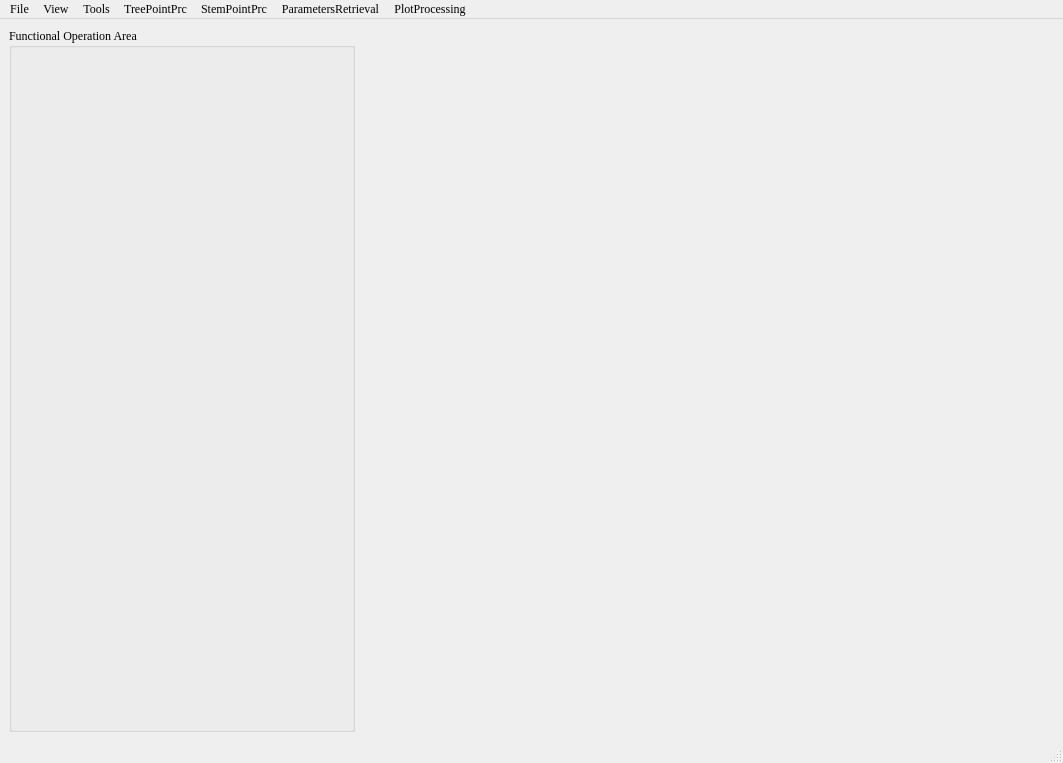
<?xml version="1.0" encoding="UTF-8"?>
<ui version="4.0">
 <class>TreePclQtGuiClass</class>
 <widget class="QMainWindow" name="TreePclQtGuiClass">
  <property name="geometry">
   <rect>
    <x>0</x>
    <y>0</y>
    <width>1063</width>
    <height>763</height>
   </rect>
  </property>
  <property name="minimumSize">
   <size>
    <width>0</width>
    <height>0</height>
   </size>
  </property>
  <property name="maximumSize">
   <size>
    <width>16777215</width>
    <height>16777215</height>
   </size>
  </property>
  <property name="font">
   <font>
    <family>Times New Roman</family>
   </font>
  </property>
  <property name="acceptDrops">
   <bool>true</bool>
  </property>
  <property name="windowTitle">
   <string>Tree</string>
  </property>
  <property name="windowIcon">
   <iconset>
    <normaloff>../../tree.ico</normaloff>../../tree.ico</iconset>
  </property>
  <widget class="QWidget" name="centralwidget">
   <layout class="QHBoxLayout" name="horizontalLayout" stretch="2,4">
    <item>
     <widget class="QGroupBox" name="groupBox">
      <property name="minimumSize">
       <size>
        <width>0</width>
        <height>700</height>
       </size>
      </property>
      <property name="maximumSize">
       <size>
        <width>350</width>
        <height>16777215</height>
       </size>
      </property>
      <property name="font">
       <font>
        <family>Times New Roman</family>
        <pointsize>9</pointsize>
       </font>
      </property>
      <property name="title">
       <string>Functional Operation Area</string>
      </property>
     </widget>
    </item>
    <item>
     <widget class="QVTKWidget" name="qvtkWidget" native="true">
      <property name="maximumSize">
       <size>
        <width>16777214</width>
        <height>16777214</height>
       </size>
      </property>
      <property name="mouseTracking">
       <bool>false</bool>
      </property>
      <property name="acceptDrops">
       <bool>true</bool>
      </property>
     </widget>
    </item>
   </layout>
  </widget>
  <widget class="QMenuBar" name="menuBar">
   <property name="geometry">
    <rect>
     <x>0</x>
     <y>0</y>
     <width>1063</width>
     <height>23</height>
    </rect>
   </property>
   <widget class="QMenu" name="menuFile">
    <property name="title">
     <string>File</string>
    </property>
    <addaction name="actionOpen_File"/>
    <addaction name="actionReload"/>
    <addaction name="separator"/>
    <addaction name="actionSave_Point_Cloud"/>
    <addaction name="actionSave_as"/>
    <addaction name="actionSave_Surface"/>
    <addaction name="separator"/>
    <addaction name="actionInsert_And_Move"/>
   </widget>
   <widget class="QMenu" name="menuTreePointPrc">
    <property name="title">
     <string>TreePointPrc</string>
    </property>
    <widget class="QMenu" name="menuBranches_Removal">
     <property name="title">
      <string>Branches Removal</string>
     </property>
     <addaction name="actionBranchesRemovalByTangentPlane"/>
     <addaction name="actionTangent_Plane_And_Stem_Axis_Curve"/>
     <addaction name="action_BranchesRemovalClusterAndCurvature"/>
    </widget>
    <addaction name="actionTreeStubRemove"/>
    <addaction name="separator"/>
    <addaction name="menuBranches_Removal"/>
    <addaction name="actionSlice_DBScan"/>
   </widget>
   <widget class="QMenu" name="menuStemPointPrc">
    <property name="title">
     <string>StemPointPrc</string>
    </property>
    <widget class="QMenu" name="menuOutliers_Removal">
     <property name="title">
      <string>Outliers Removal</string>
     </property>
     <addaction name="actionRemoval_By_Neighbourhood_Number"/>
     <addaction name="actionOutliersRemovalByNeighbour"/>
     <addaction name="actionOutliersRemovalByQuantile"/>
     <addaction name="actionRemove_By_Irregularity"/>
    </widget>
    <addaction name="actionStemPoints_Removal"/>
    <addaction name="separator"/>
    <addaction name="menuOutliers_Removal"/>
   </widget>
   <widget class="QMenu" name="menuView">
    <property name="title">
     <string>View</string>
    </property>
    <addaction name="actionReset_Camera"/>
    <addaction name="separator"/>
    <addaction name="actionSetting_For_Rending"/>
    <addaction name="separator"/>
    <addaction name="actionSave_Picture"/>
    <addaction name="separator"/>
    <addaction name="actionRemove_All"/>
   </widget>
   <widget class="QMenu" name="menu_StemParametersRetrieval">
    <property name="title">
     <string>ParametersRetrieval</string>
    </property>
    <addaction name="action_StemDiameterAndBasalArea"/>
    <addaction name="separator"/>
    <addaction name="actionStemVolumeByVerticalSlices"/>
    <addaction name="actionStemVolumeByTetrahedron"/>
    <addaction name="actionSimulate_Measure"/>
   </widget>
   <widget class="QMenu" name="menuBaseFittingMethods">
    <property name="title">
     <string>Tools</string>
    </property>
    <addaction name="actionGenerate_Points"/>
    <addaction name="separator"/>
    <addaction name="actionFittingMethods"/>
    <addaction name="separator"/>
    <addaction name="actionDownSample"/>
    <addaction name="separator"/>
    <addaction name="actionPoints_Cluster"/>
    <addaction name="separator"/>
    <addaction name="actionDelaunay_Parallel"/>
    <addaction name="separator"/>
    <addaction name="actionDemo_Form_and_Class"/>
   </widget>
   <widget class="QMenu" name="menuPlotProcessing">
    <property name="title">
     <string>PlotProcessing</string>
    </property>
    <addaction name="actionPlotProc"/>
   </widget>
   <addaction name="menuFile"/>
   <addaction name="menuView"/>
   <addaction name="menuBaseFittingMethods"/>
   <addaction name="menuTreePointPrc"/>
   <addaction name="menuStemPointPrc"/>
   <addaction name="menu_StemParametersRetrieval"/>
   <addaction name="menuPlotProcessing"/>
  </widget>
  <widget class="QStatusBar" name="statusBar"/>
  <action name="actionOpen_File">
   <property name="text">
    <string>Open Point Cloud</string>
   </property>
   <property name="statusTip">
    <string>Open Point Cloud File</string>
   </property>
  </action>
  <action name="actionSave_Point_Cloud">
   <property name="text">
    <string>Save</string>
   </property>
   <property name="statusTip">
    <string>Save Point Cloud To File</string>
   </property>
  </action>
  <action name="actionTreeStubRemove">
   <property name="text">
    <string>Stub Detection</string>
   </property>
  </action>
  <action name="actionBranchesRemovalByTangentPlane">
   <property name="text">
    <string>Tangent Plane</string>
   </property>
  </action>
  <action name="actionStemPoints_Removal">
   <property name="text">
    <string>Stem Points Removal</string>
   </property>
  </action>
  <action name="actionCurve_Construction">
   <property name="text">
    <string>Curve Construction</string>
   </property>
  </action>
  <action name="actionSave_Picture">
   <property name="text">
    <string>Save Current View to Picture</string>
   </property>
  </action>
  <action name="actionRemove_All">
   <property name="text">
    <string>Remove All Point Cloud</string>
   </property>
  </action>
  <action name="action_StemDiameterAndBasalArea">
   <property name="text">
    <string>Stem Diameter and Basal Area</string>
   </property>
   <property name="visible">
    <bool>true</bool>
   </property>
  </action>
  <action name="actionSetting_For_Rending">
   <property name="text">
    <string>Setting For Rending</string>
   </property>
  </action>
  <action name="actionOutliersRemovalByQuantile">
   <property name="text">
    <string>Removal By Quantile</string>
   </property>
  </action>
  <action name="actionOutliersRemovalByNeighbour">
   <property name="text">
    <string>Removal By Neighbourhood Statistics</string>
   </property>
  </action>
  <action name="actionReset_Camera">
   <property name="text">
    <string>Reset Camera</string>
   </property>
  </action>
  <action name="actionRemoval_By_Neighbourhood_Number">
   <property name="text">
    <string>Removal By Neighbourhood Number</string>
   </property>
  </action>
  <action name="actionStemVolumeByVerticalSlices">
   <property name="text">
    <string>Stem Volume By Vertical Slices</string>
   </property>
   <property name="iconVisibleInMenu">
    <bool>false</bool>
   </property>
  </action>
  <action name="actionStemVolumeByTetrahedron">
   <property name="text">
    <string>Stem Volume By Tetrahedron</string>
   </property>
   <property name="iconVisibleInMenu">
    <bool>false</bool>
   </property>
  </action>
  <action name="actionProfile_Curve_of_Vertical_slices_calculation">
   <property name="text">
    <string>Profile Curve of Vertical slices calculation</string>
   </property>
  </action>
  <action name="actionSpline">
   <property name="text">
    <string>Subic Spline</string>
   </property>
  </action>
  <action name="actionClosure_Convex_Curve_by_Cubic_Bezier">
   <property name="text">
    <string>Closure Convex Curve by Cubic Bezier</string>
   </property>
  </action>
  <action name="actionCircle_Fitting">
   <property name="text">
    <string>Circle Fitting</string>
   </property>
  </action>
  <action name="actionCylinder_Fitting">
   <property name="text">
    <string>Cylinder Fitting</string>
   </property>
  </action>
  <action name="actionFittingMethods">
   <property name="text">
    <string>Fitting Methods</string>
   </property>
  </action>
  <action name="actionDemo_Form_and_Class">
   <property name="text">
    <string>Demo Form  and Class</string>
   </property>
  </action>
  <action name="actionReload">
   <property name="text">
    <string>Reload</string>
   </property>
  </action>
  <action name="actionSave_as">
   <property name="text">
    <string>Save as</string>
   </property>
  </action>
  <action name="actionGenerate_Points">
   <property name="text">
    <string>Generate Points</string>
   </property>
   <property name="statusTip">
    <string>Generating points by parameters</string>
   </property>
  </action>
  <action name="actionInsert_And_Move">
   <property name="text">
    <string>Insert And Move</string>
   </property>
  </action>
  <action name="actionRemove_By_Irregularity">
   <property name="text">
    <string>Remove By Irregularity</string>
   </property>
  </action>
  <action name="actionDownSample">
   <property name="text">
    <string>Down Sample</string>
   </property>
  </action>
  <action name="actionTangent_Plane_And_Stem_Axis_Curve">
   <property name="text">
    <string>Tangent Plane And Stem Axis Curve</string>
   </property>
  </action>
  <action name="actionPoints_Cluster">
   <property name="text">
    <string>Points Cluster</string>
   </property>
  </action>
  <action name="action_BranchesRemovalClusterAndCurvature">
   <property name="text">
    <string>Cluster And Curvature</string>
   </property>
  </action>
  <action name="actionSlice_DBScan">
   <property name="text">
    <string>DBScan Skeleton</string>
   </property>
  </action>
  <action name="actionDelaunay_Parallel">
   <property name="text">
    <string>Delaunay Parallel</string>
   </property>
  </action>
  <action name="actionSimulate_Measure">
   <property name="text">
    <string>Simulating Measure</string>
   </property>
   <property name="iconVisibleInMenu">
    <bool>false</bool>
   </property>
  </action>
  <action name="actionSave_Surface">
   <property name="text">
    <string>Save Surface</string>
   </property>
  </action>
  <action name="actionPlotProc">
   <property name="text">
    <string>PlotProc</string>
   </property>
  </action>
 </widget>
 <customwidgets>
  <customwidget>
   <class>QVTKWidget</class>
   <extends>QWidget</extends>
   <header>QVTKWidget.h</header>
  </customwidget>
 </customwidgets>
 <resources/>
 <connections/>
</ui>
